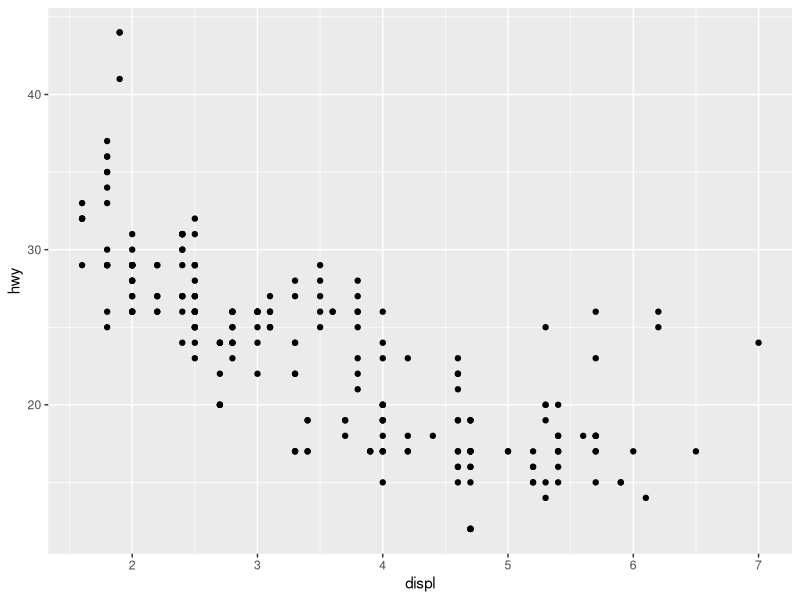
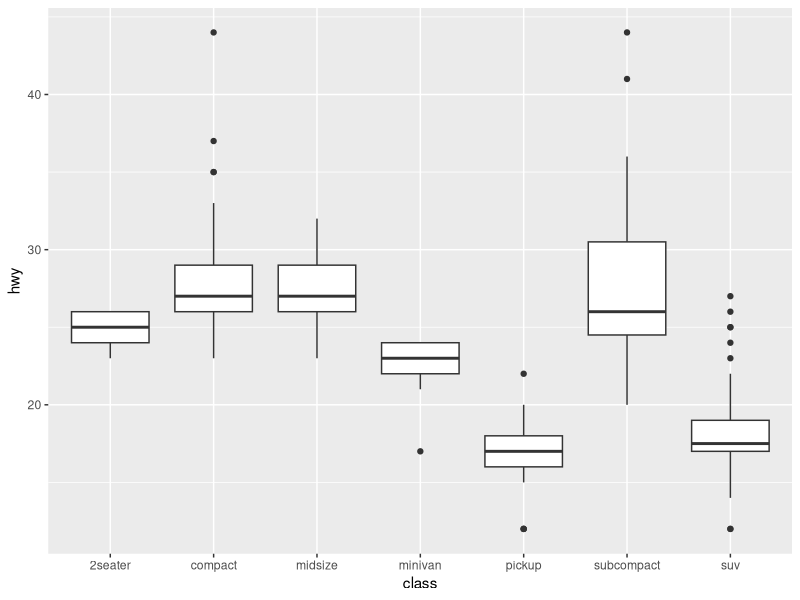
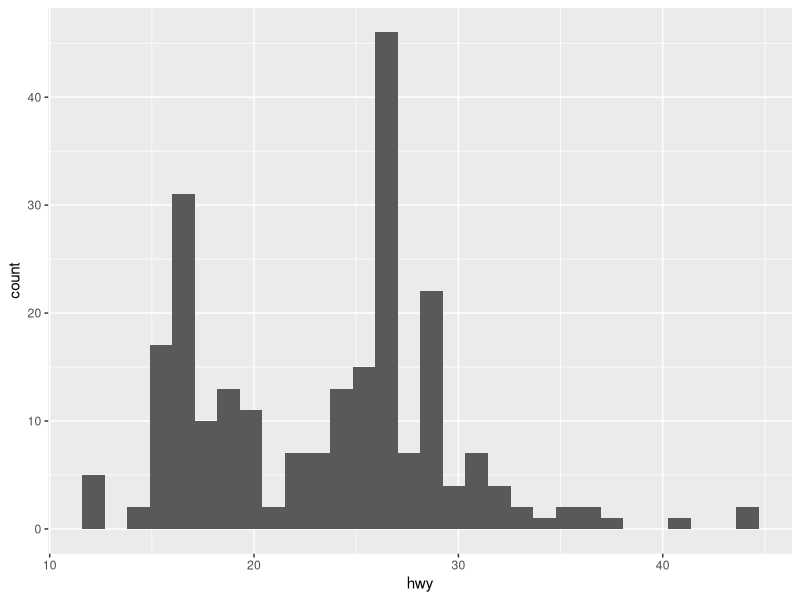
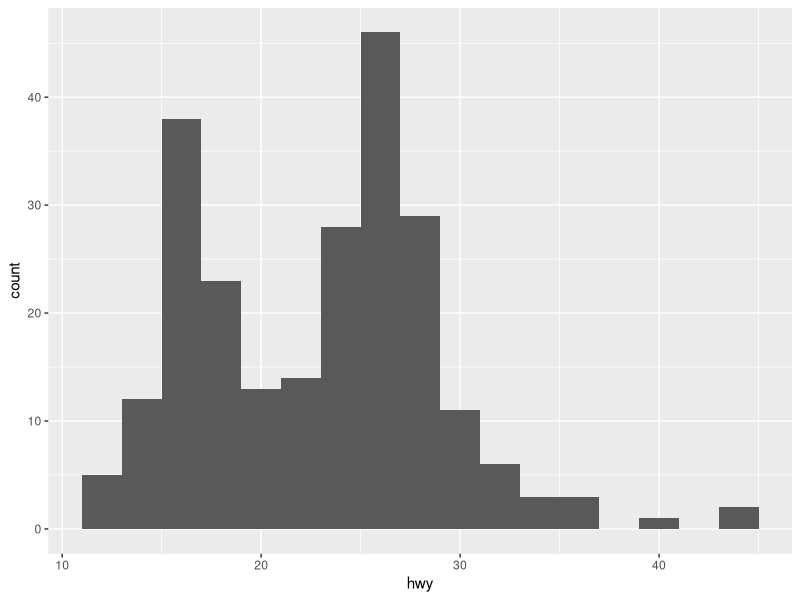
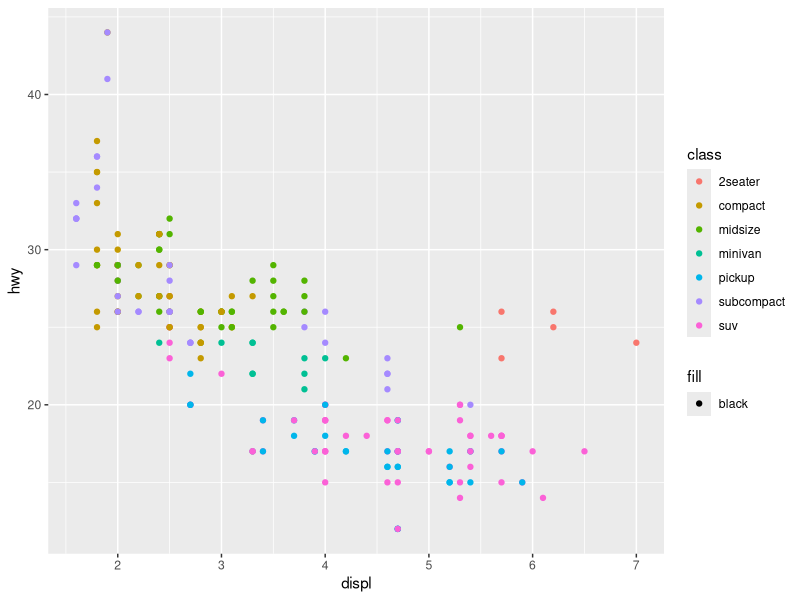
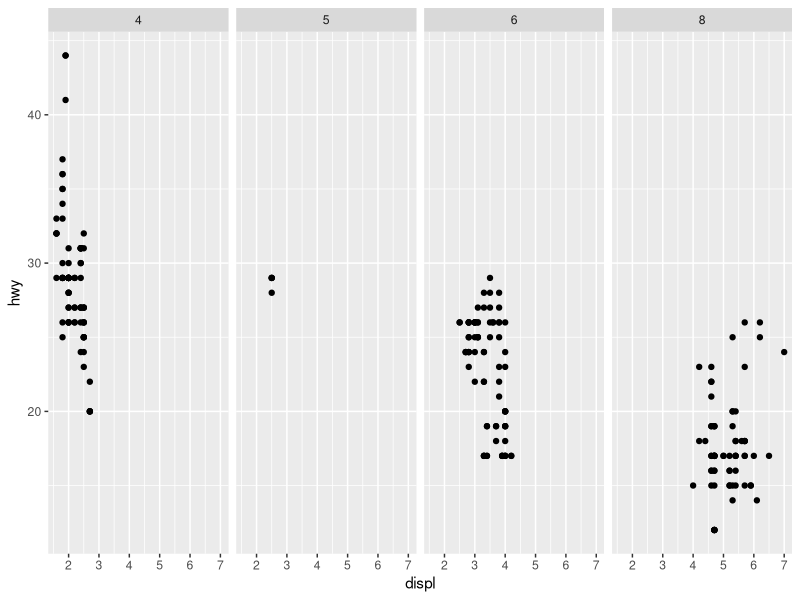
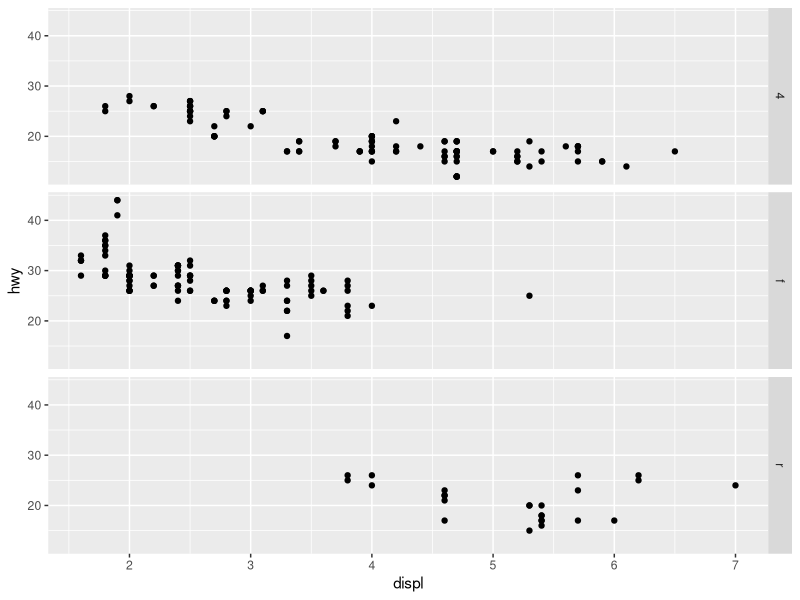
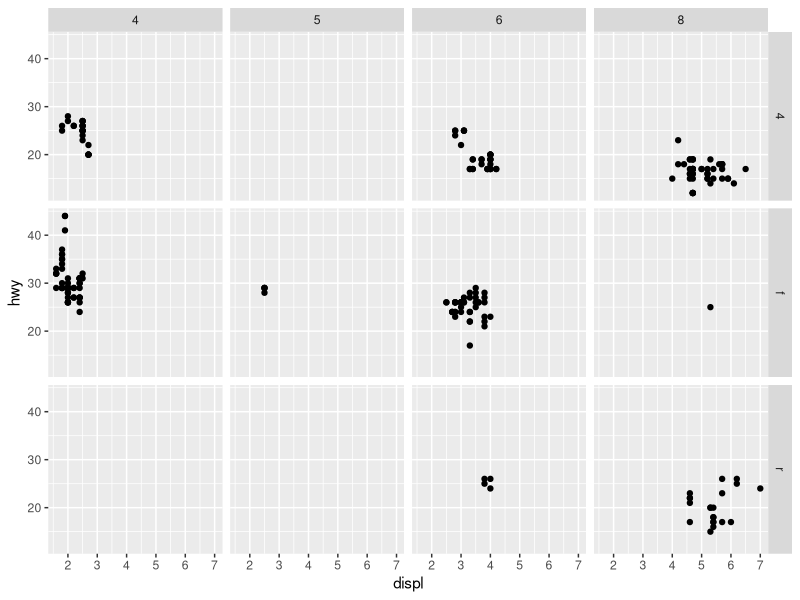

Reproduce these figures in R, in order.
## ---- chunk 1
#| label: setup
#| include: false



## ---- chunk 2
#| label: setup
library(tidyverse)
## ---- chunk 3
#| label: add-label-1
ggplot(data = mpg) +
  geom_point(mapping = aes(x = displ, y = hwy))

## ---- chunk 4
#| label: add-label-2
ggplot(data=mpg) + 

geom_boxplot(aes(x=class, y=hwy))
## ---- chunk 5
ggplot(data = mpg) +
  geom_histogram(mapping = aes(x = hwy))

## ---- chunk 6
#| label: add-label-4
ggplot(data = mpg) +
  geom_histogram(mapping = aes(x = hwy), binwidth = 2)
## ---- chunk 7
#| label: add-label-5
ggplot(data = mpg) +
  geom_point(mapping = aes(x = displ, 
                           y = hwy,
                           fill = "black",
                           color = class),
                           binwith = 2,)
## ---- chunk 8
#| label: add-label-help-me
# Makes a plot that the commands below will modify
q <- ggplot(mpg) + geom_point(aes(x = displ, y = hwy))

q + facet_grid(. ~ cyl)
#Makes one row, four columns by cyl
q + facet_grid(drv ~ .)
#Makes three rows, one column by drv
q + facet_grid(drv ~ cyl)
#Makes three rows by drv, four columns by cyl
q + facet_wrap(~ class)
#Makes a graph for each value in class
## ---- chunk 9
#| label: add-label-6
ggplot(data = mpg) +
  geom_bar(mapping = aes(x = class, color = class))
## ---- chunk 10
ggplot(mpg) + 
  geom_point(aes(displ, hwy)) +
  geom_smooth(aes(displ, hwy)) 
#  ggsave("example.jpg")
